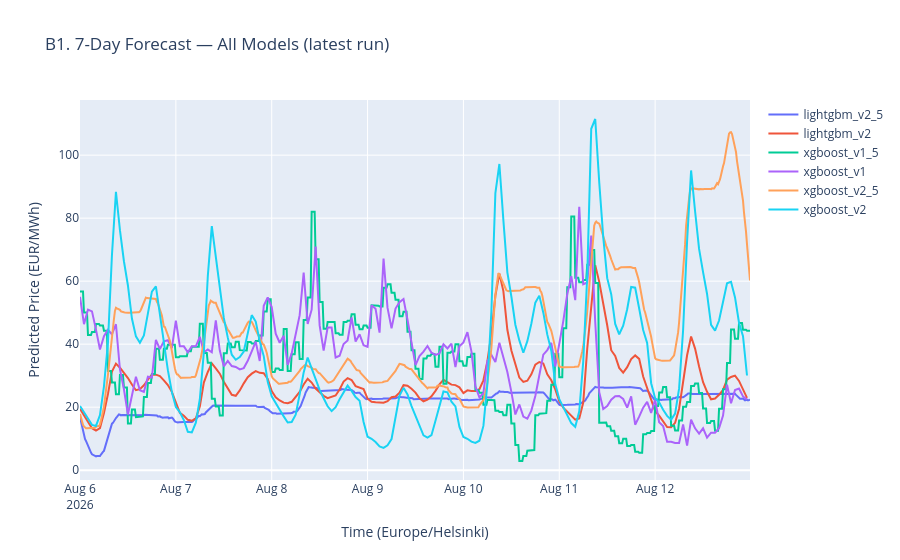

The notebook cell saved with this chart:
### Markdown cell above
### B1. 7-Day Forecast — All Models (latest run)

Why: draw every model's most recent 7-day prediction on the same chart.
You can immediately see which models agree, and which one is an outlier.
Click the legend to show / hide a model.

### Code cell
fig = go.Figure()
for name, f in forecasts.items():
    latest = f['run_date'].max()                      # this model's most recent run
    f_latest = f[f['run_date'] == latest]
    fig.add_trace(go.Scatter(x=f_latest['target_datetime'], y=f_latest['predicted_price'],
                             name=name, mode='lines'))
fig.update_layout(title='B1. 7-Day Forecast — All Models (latest run)',
                  xaxis_title='Time (Europe/Helsinki)', yaxis_title='Predicted Price (EUR/MWh)')
fig.show()

### Figure 1 — Plotly figure (JSON) as saved in the notebook; plotly's stock layout.template omitted (floating-point values rounded to 4 significant figures; data arrays with more than 128 entries replaced by an {"elided": "..."} marker saying what was removed)
{"data": [{"mode": "lines", "name": "lightgbm_v2_5", "type": "scatter", "x": {"elided": "672 str values"}, "y": {"elided": "672 float values"}}, {"mode": "lines", "name": "lightgbm_v2", "type": "scatter", "x": {"elided": "168 str values"}, "y": {"elided": "168 float values"}}, {"mode": "lines", "name": "xgboost_v1_5", "type": "scatter", "x": {"elided": "672 str values"}, "y": {"elided": "672 float values"}}, {"mode": "lines", "name": "xgboost_v1", "type": "scatter", "x": {"elided": "168 str values"}, "y": {"elided": "168 float values"}}, {"mode": "lines", "name": "xgboost_v2_5", "type": "scatter", "x": {"elided": "672 str values"}, "y": {"elided": "672 float values"}}, {"mode": "lines", "name": "xgboost_v2", "type": "scatter", "x": {"elided": "168 str values"}, "y": {"elided": "168 float values"}}], "layout": {"title": {"text": "B1. 7-Day Forecast — All Models (latest run)"}, "xaxis": {"title": {"text": "Time (Europe/Helsinki)"}}, "yaxis": {"title": {"text": "Predicted Price (EUR/MWh)"}}}}
